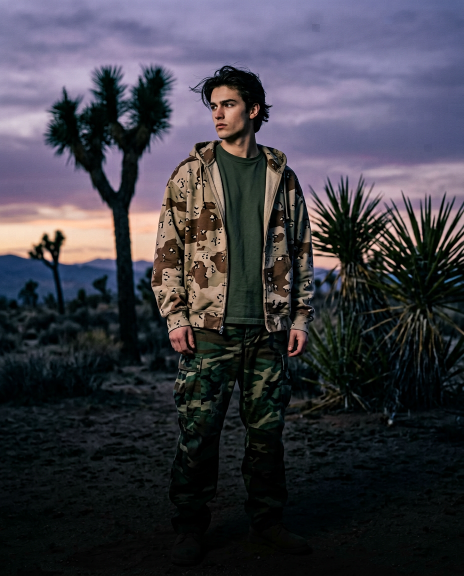
#> input picture assets/photo-source.png, 928 x 1152 px (shown at 1/2 size)
$ python build_slide.py
#> lines starting #> are read from the running program, lines starting #| are printed output that depends on the picture
### scripts/poster_kit.py
#!/usr/bin/env python3
"""
Shared machinery for the "warning poster" carousel slides.

Palette, grid, font loading, letter-spaced type, paper texture and grain.
Slides render at 2x and are downsampled for crisp edges.
"""
from pathlib import Path
import numpy as np
from PIL import Image, ImageDraw, ImageFilter, ImageFont

ROOT = Path(__file__).resolve().parent.parent
ASSETS = ROOT / "assets"
FONTS = ASSETS / "fonts"
OUT = ROOT / "output"
OUT.mkdir(exist_ok=True)

W, H = 1080, 1350
SS = 2
CW, CH = W * SS, H * SS

# palette ---------------------------------------------------------------
BLACK = (10, 10, 10)          # #0A0A0A
OFFWHITE = (243, 240, 236)    # primary type
DIM = (198, 195, 191)         # second-tier white
GREY = (150, 147, 144)        # furniture only
RED = (232, 25, 29)           # #E8191D — the single accent

MARGIN = 86                   # ~8% of 1080
CONTENT_W = W - 2 * MARGIN    # 908

ANTON = "Anton-Regular.ttf"
INTER = "Inter-Variable.ttf"
INTER_IT = "Inter-Variable-Italic.ttf"


def px(v):
    return int(round(v * SS))


def font(name, size, weight=None):
    f = ImageFont.truetype(str(FONTS / name), px(size))
    if weight is not None:
        f.set_variation_by_axes([14, weight])
    return f


def tracked_w(f, text, tr):
    return sum(f.getlength(c) for c in text) + tr * max(0, len(text) - 1)


# [28 lines left out: functions draw_tracked, fit_display, fit_inter, not called in this run]


# texture ---------------------------------------------------------------
def fbm(shape, octaves=6, seed=11, base=5):
    """Multi-octave value noise (bilinear upsample), 0..1."""
    rng = np.random.default_rng(seed)
    h, w = shape
    out = np.zeros(shape, np.float32)
    amp, total = 1.0, 0.0
    for o in range(octaves):
        gh = max(2, base * 2 ** o)
        gw = max(2, int(base * 2 ** o * w / h))
        grid = rng.random((gh, gw)).astype(np.float32)
        layer = np.asarray(
            Image.fromarray((grid * 255).astype(np.uint8)).resize((w, h), Image.BICUBIC),
            np.float32,
        ) / 255.0
        out += layer * amp
        total += amp
        amp *= 0.5
    return out / total


def paper_field(seed=11, amplitude=8.0, crease_amp=6.0):
    """Faint crumple shading + a few long fold creases, in 8-bit units."""
    height = fbm((CH, CW), octaves=6, seed=seed, base=5)
    gy, gx = np.gradient(height)
    shade = 0.72 * gy + 0.38 * gx
    shade = shade / (np.abs(shade).max() + 1e-6)
    crumple = np.clip(0.5 + shade * 0.55, 0, 1)

    Y2, X2 = np.mgrid[0:CH, 0:CW].astype(np.float32)
    crease = np.zeros((CH, CW), np.float32)
    folds = [
        (0.62, 0.24, 0.55, 0.0030),
        (-0.34, 0.68, 0.42, 0.0038),
        (0.08, 0.90, 0.30, 0.0046),
        (-0.72, 0.44, 0.26, 0.0050),
    ]
    for ang, off, strength, width in folds:
        dd = (X2 / CW) * np.sin(ang) + (Y2 / CH) * np.cos(ang) - off
        crease += np.exp(-(dd ** 2) / (2 * width ** 2)) * strength
    crease = np.clip(crease, 0, 1)

    broad = (fbm((CH, CW), octaves=4, seed=seed + 5, base=2) - 0.5) * 2.4
    return (crumple - 0.5) * amplitude + (crease - 0.30) * crease_amp + broad


def add_grain(arr, sigma=4.2, seed=3):
    rng = np.random.default_rng(seed)
    grain = rng.normal(0, sigma, (CH, CW, 1)).repeat(3, axis=2)
    grain = np.asarray(
        Image.fromarray(np.uint8(np.clip(grain + 128, 0, 255))).filter(ImageFilter.GaussianBlur(0.5)),
        np.float32,
    ) - 128.0
    return arr + grain / 255.0


# [22 lines left out: functions black_canvas, save, not called in this run]

### scripts/build_slide.py
#!/usr/bin/env python3
"""
Carousel slide 01 — 1080x1350 (4:5).

Brutalist "warning poster" over a cinematic dusk photograph.
Rendered at 2x and downsampled so the type stays crisp.

All copy is fixed by the brief; nothing else is drawn.
"""
import sys
from pathlib import Path

sys.path.insert(0, str(Path(__file__).resolve().parent))

import numpy as np
from PIL import Image, ImageDraw, ImageFilter, ImageFont

from poster_kit import (
    ANTON, ASSETS, BLACK, CONTENT_W, CW, CH, FONTS, GREY, H, INTER, INTER_IT,
    MARGIN, OFFWHITE, OUT, RED, SS, W, add_grain, draw_tracked, font, paper_field,
    px, save, tracked_w,
)


# =========================================================
# 1. photograph -> cover crop 4:5
# =========================================================
src = Image.open(ASSETS / "photo-source.png").convert("RGB")
#> src is the input picture: PIL image 928x1152 RGB; mean R, G, B 61.6, 60.4, 69.2
sw, sh = src.size
#> sw = 928; sh = 1152
target = W / H
if sw / sh > target:
    nw = int(sh * target)
#> nw = 921
    src = src.crop(((sw - nw) // 2, 0, (sw + nw) // 2, sh))
#> src: PIL image 921x1152 RGB
else:
    nh = int(sw / target)
    src = src.crop((0, (sh - nh) // 2, sw, (sh + nh) // 2))
img = src.resize((CW, CH), Image.LANCZOS)

arr = np.asarray(img, np.float32) / 255.0

# =========================================================
# 2. cool-purple dusk grade (shadow violet, clean highlights)
# =========================================================
lum = arr @ np.array([0.2126, 0.7152, 0.0722], np.float32)
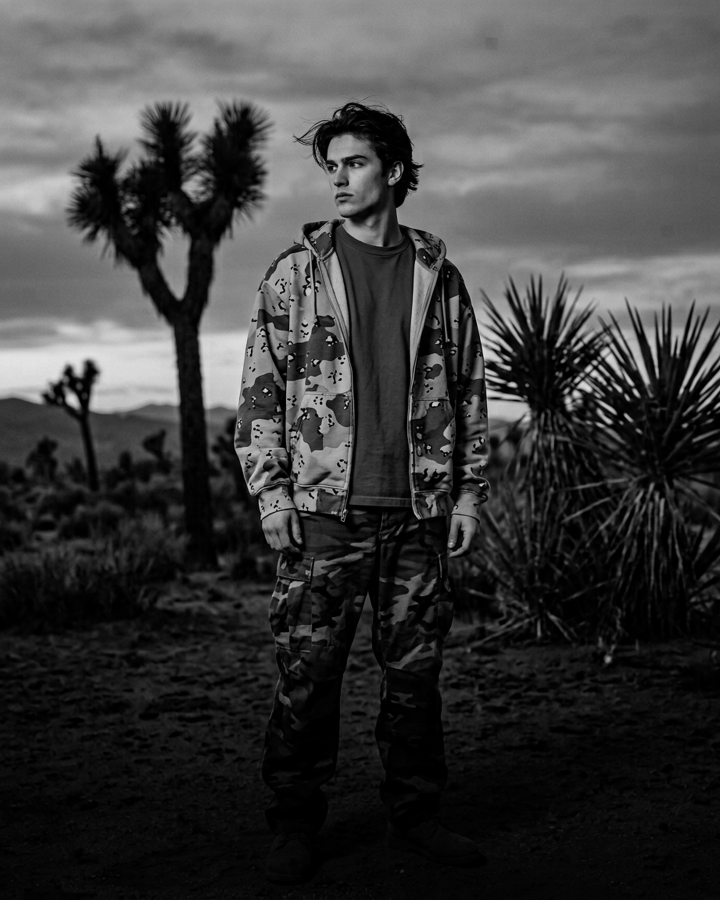
#> lum: shape (2700, 2160) float32 (shown at 1/3 size); min 0, max 0.962, mean 0.241
shadow_tint = np.array([0.30, 0.26, 0.46], np.float32)
high_tint = np.array([0.80, 0.78, 0.90], np.float32)
tint = shadow_tint[None, None, :] * (1 - lum)[..., None] + high_tint[None, None, :] * lum[..., None]
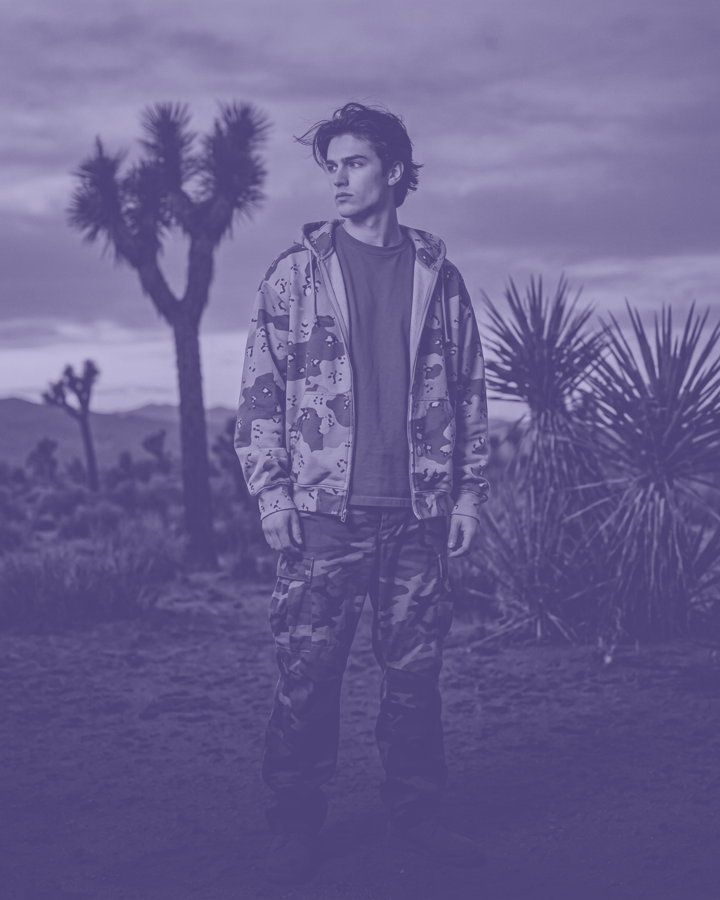
#> tint: shape (2700, 2160, 3) float32 (shown at 1/3 size); mean of channels 0, 1, 2 0.408, 0.376, 0.574; drawn as R, G, B
arr = np.clip(arr * 0.80 + (arr * tint * 1.28) * 0.20, 0, 1)

# contrast S-curve
arr = np.clip(arr + 0.17 * (arr - 0.5) * (1 - np.abs(arr - 0.5) * 2), 0, 1)
# knock a little saturation out of the tans so the plate stays cool
arr = np.clip(arr * 0.90 + lum[..., None] * 0.10, 0, 1)

# kill the orange/peach horizon glow: warm + bright pixels get pulled to violet-grey
r_, g_, b_ = arr[..., 0], arr[..., 1], arr[..., 2]
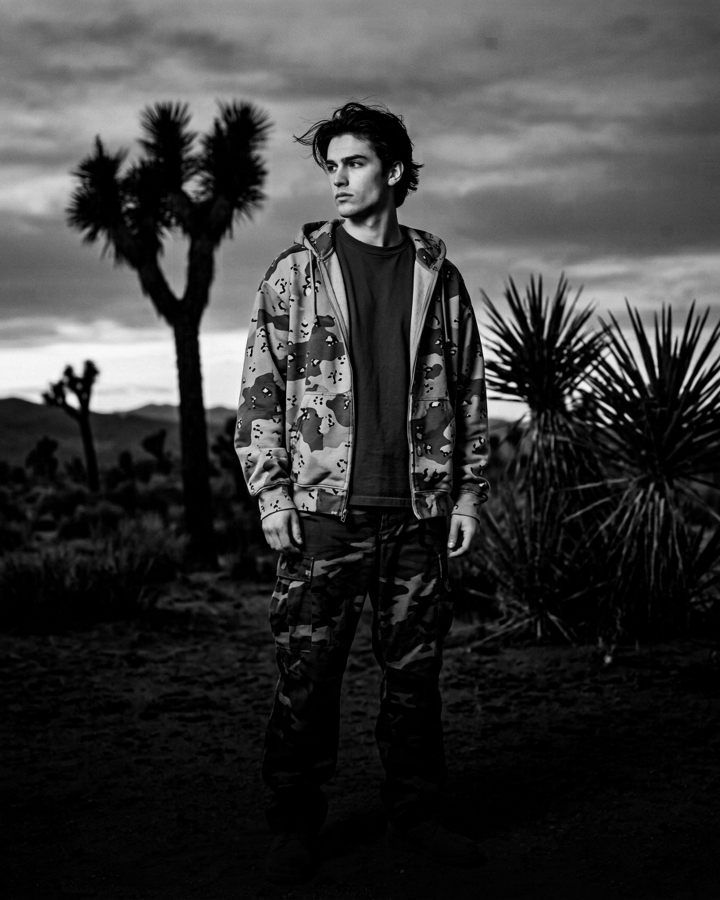
#> r_: shape (2700, 2160) float32 (shown at 1/3 size); min 0, max 0.996, mean 0.225
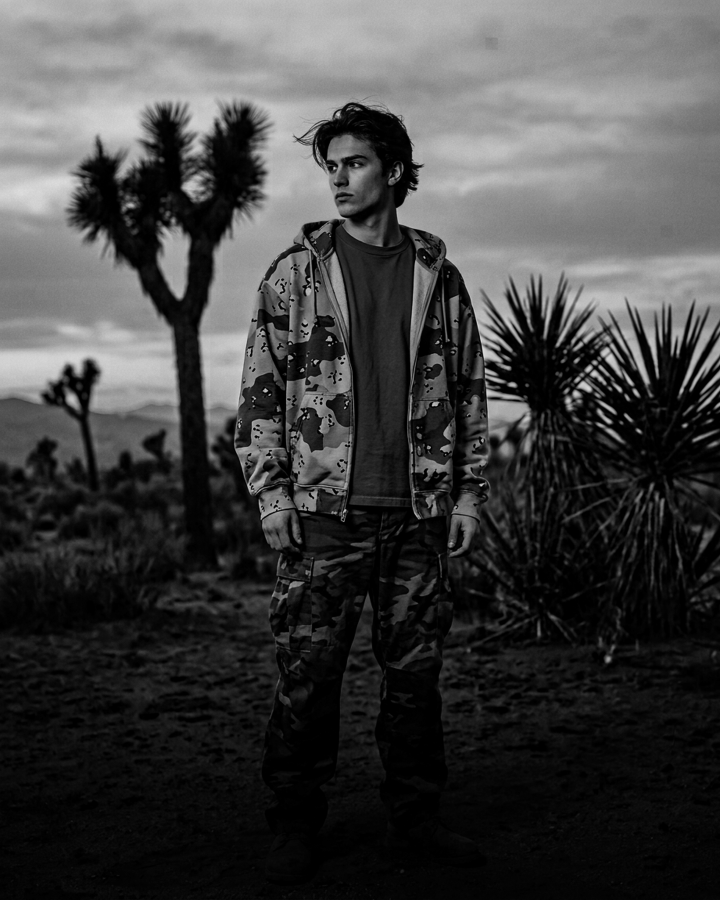
#> b_: shape (2700, 2160) float32 (shown at 1/3 size); min 0, max 0.942, mean 0.259
warm = np.clip((r_ - b_) * 2.2, 0, 1) * np.clip((lum - 0.28) * 2.6, 0, 1)
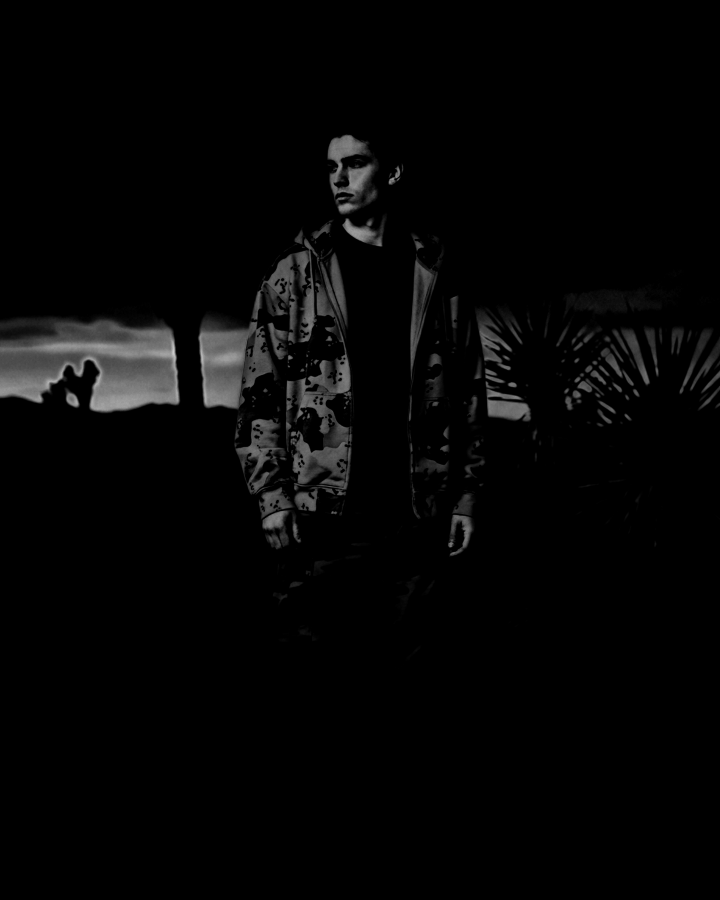
#> warm: shape (2700, 2160) float32 (shown at 1/3 size); min 0, max 0.82, mean 0.0225
warm = (warm * 0.85)[..., None]
#> warm: shape (2700, 2160, 1) float32
cool = arr * np.array([0.80, 0.84, 1.02], np.float32) + np.array([0.0, 0.01, 0.07], np.float32)
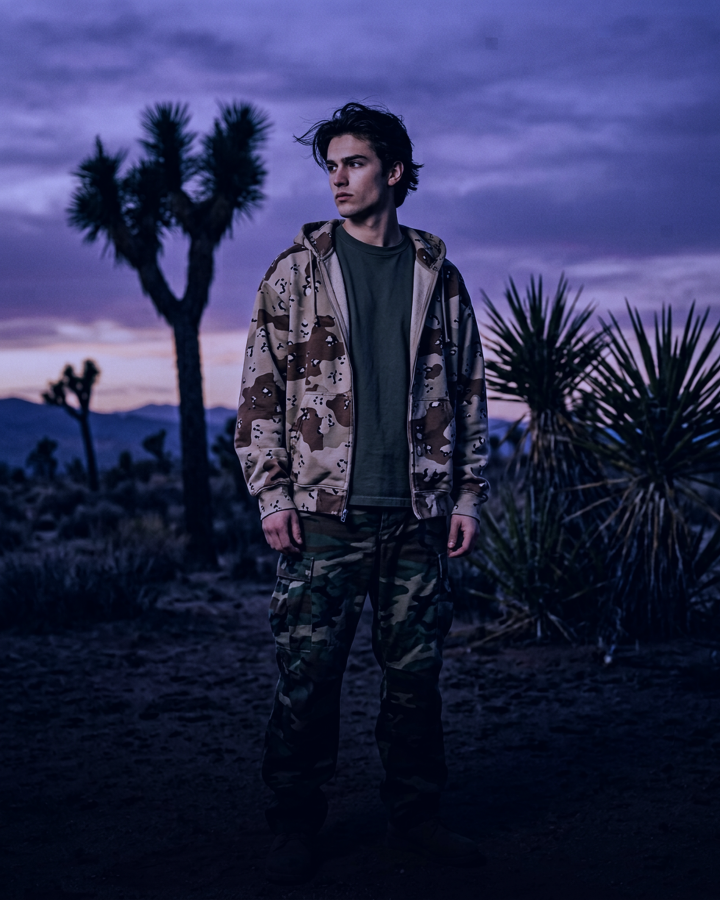
#> cool: shape (2700, 2160, 3) float32 (shown at 1/3 size); mean R, G, B 0.177, 0.185, 0.344; drawn with min black and max white
arr = np.clip(arr * (1 - warm) + cool * warm, 0, 1)
lum = arr @ np.array([0.2126, 0.7152, 0.0722], np.float32)

# =========================================================
# 3. fade to near-black through the bottom 45% + vignette
# =========================================================
yy = np.linspace(0, 1, CH, dtype=np.float32)[:, None]
xx = np.linspace(0, 1, CW, dtype=np.float32)[None, :]

fade = np.clip((yy - 0.400) / 0.420, 0, 1) ** 0.55 * 0.970
keep = (1 - fade)[..., None]
black = np.array(BLACK, np.float32) / 255.0
arr = arr * keep + black[None, None, :] * (1 - keep)
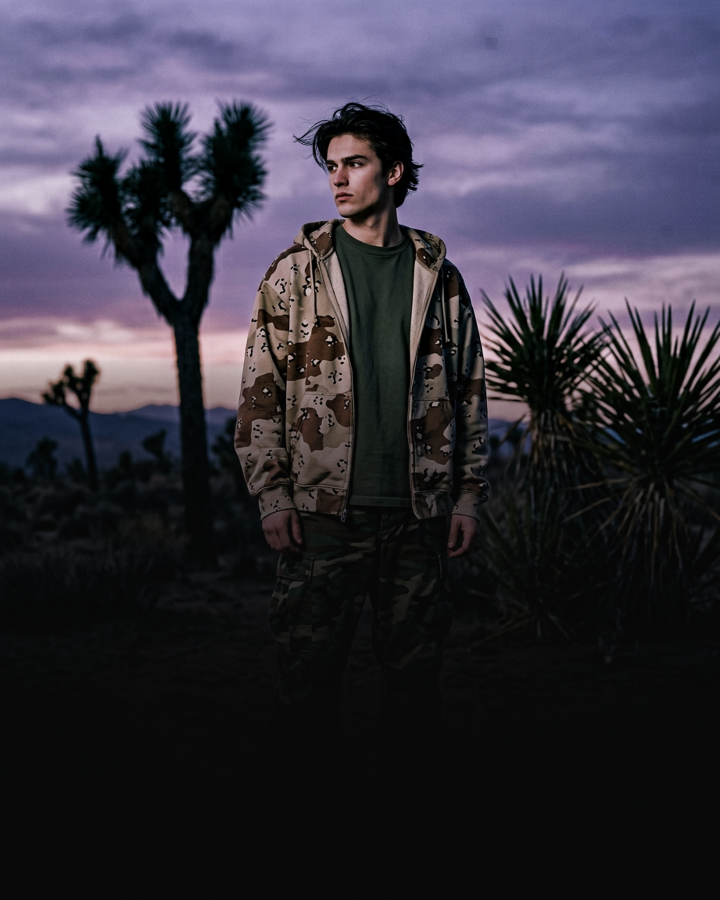
#> arr: shape (2700, 2160, 3) float32 (shown at 1/3 size); mean R, G, B 0.199, 0.187, 0.232

# soft superellipse panel behind the type block: clears the copy, keeps the edges open
panel = np.exp(-(((xx - 0.5) / 0.44) ** 4 + ((yy - 0.760) / 0.215) ** 4))
arr = arr * (1 - 0.72 * panel[..., None])

r = np.sqrt(((xx - 0.5) * 1.08) ** 2 + ((yy - 0.42) * 0.82) ** 2) / 0.72
arr = arr * np.clip(1 - 0.40 * np.clip(r - 0.40, 0, 2) ** 1.4, 0, 1)[..., None]

# =========================================================
# 4. faint paper crumple + film grain (shared with the black slides)
# =========================================================
arr = arr + (paper_field(amplitude=12.0, crease_amp=3.5) * 0.9)[..., None] / 255.0
arr = add_grain(np.clip(arr, 0, 1), sigma=4.6, seed=3)

img = Image.fromarray(np.uint8(np.clip(arr, 0, 1) * 255 + 0.5), "RGB").convert("RGBA")
#> img: PIL image 2160x2700 RGBA

# =========================================================
# 5. type block
# =========================================================
layer = Image.new("RGBA", (CW, CH), (0, 0, 0, 0))
#> layer: PIL image 2160x2700 RGBA; every value is 0
d = ImageDraw.Draw(layer)

line1, line2 = "6 HOOKS THAT", "STOP THE SCROLL"

# --- size the headline to the widest line, inside the content box ---
track_em = -0.035
probe_size = 200
fp = ImageFont.truetype(str(FONTS / ANTON), probe_size)
probe_tr = probe_size * track_em
widest = max(tracked_w(fp, line1, probe_tr), tracked_w(fp, line2, probe_tr))
size = probe_size * (CONTENT_W / widest)          # 1x units

f1 = ImageFont.truetype(str(FONTS / ANTON), px(size))
tr = px(size) * track_em
cap_h = (f1.getbbox("H")[3] - f1.getbbox("H")[1]) / SS   # back to 1x units

# ---- vertical rhythm, all in 1080x1350 units ----
FOOTER_BASE = 1300
PILL_H = 76
PILL_TOP = FOOTER_BASE - 36 - PILL_H              # 1188
BAR_TOP = PILL_TOP - 34                            # 1154
BAR_H = 12
SUP_BASE = BAR_TOP - 30                            # 1124
base2 = SUP_BASE - 46                              # 1078
base1 = base2 - size * 0.865
cap_top = base1 - cap_h
KICKER_BASE = cap_top - 32

print(f"headline {size:.1f}px  cap {cap_h:.0f}  baselines {base1:.0f}/{base2:.0f} "
      f"sup {SUP_BASE} bar {BAR_TOP} pill {PILL_TOP}-{PILL_TOP + PILL_H} footer {FOOTER_BASE}")

# --- kicker ---
kick = font(INTER, 28, 700)
#> (the run stopped early here; a loop or call above may not have finished)
